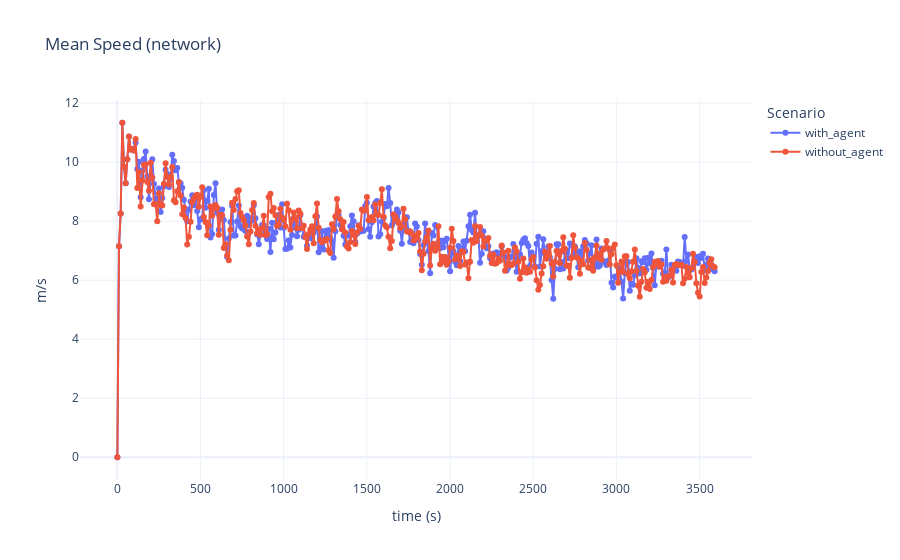
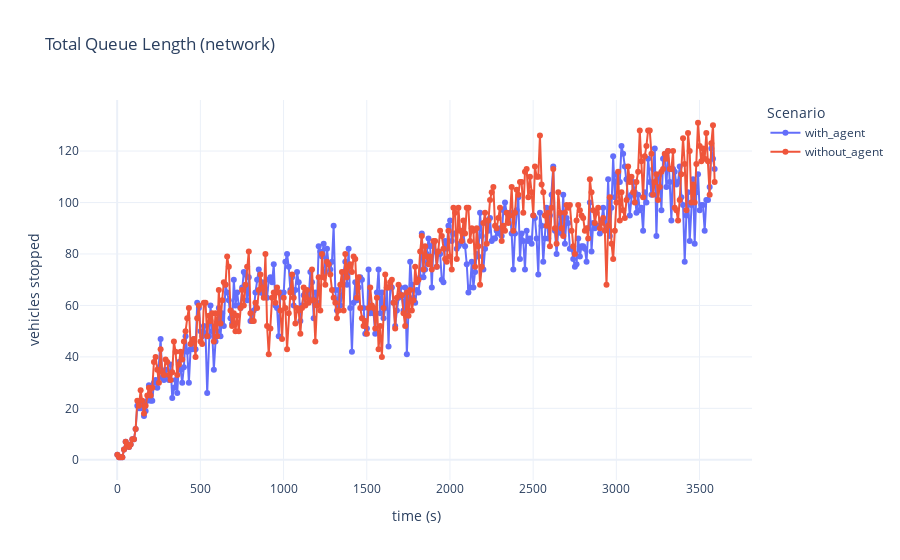
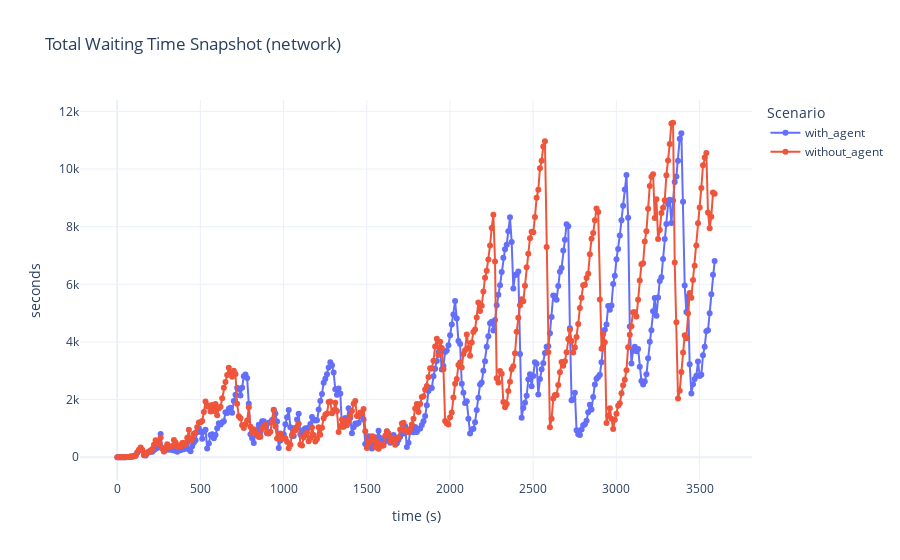
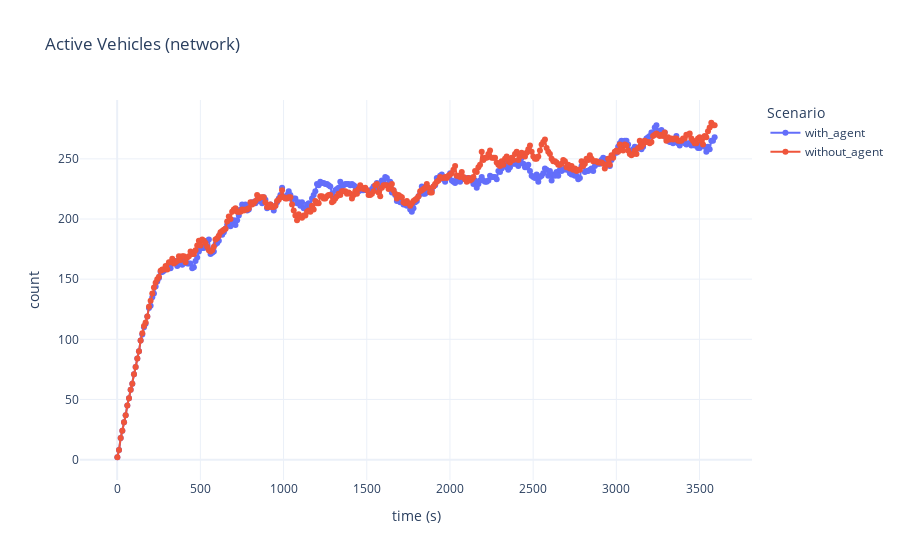

Notebook cell for these charts, in order:
### Markdown cell above
# Визуализации (сетевые метрики)

### Code cell
plot_network_metric(net_c, "mean_speed_network", "Mean Speed (network)", "m/s")
plot_network_metric(net_c, "total_queue_len", "Total Queue Length (network)", "vehicles stopped")
plot_network_metric(net_c, "total_waiting_time_snapshot", "Total Waiting Time Snapshot (network)", "seconds")
plot_network_metric(net_c, "active_vehicles", "Active Vehicles (network)", "count")

### Figure 1 — Plotly figure (JSON) as saved in the notebook; plotly's stock layout.template omitted (floating-point values rounded to 4 significant figures; data arrays with more than 128 entries replaced by an {"elided": "..."} marker saying what was removed)
{"data": [{"hovertemplate": "scenario=with_agent<br>time_rounded=%{x}<br>mean_speed_network=%{y}<extra></extra>", "legendgroup": "with_agent", "line": {"color": "#636efa", "dash": "solid"}, "marker": {"symbol": "circle"}, "mode": "lines+markers", "name": "with_agent", "orientation": "v", "showlegend": true, "type": "scatter", "x": {"elided": "360 int values"}, "xaxis": "x", "y": {"elided": "360 float values"}, "yaxis": "y"}, {"hovertemplate": "scenario=without_agent<br>time_rounded=%{x}<br>mean_speed_network=%{y}<extra></extra>", "legendgroup": "without_agent", "line": {"color": "#EF553B", "dash": "solid"}, "marker": {"symbol": "circle"}, "mode": "lines+markers", "name": "without_agent", "orientation": "v", "showlegend": true, "type": "scatter", "x": {"elided": "360 int values"}, "xaxis": "x", "y": {"elided": "360 float values"}, "yaxis": "y"}], "layout": {"legend": {"title": {"text": "Scenario"}, "tracegroupgap": 0}, "title": {"text": "Mean Speed (network)"}, "xaxis": {"anchor": "y", "domain": [0, 1], "title": {"text": "time (s)"}}, "yaxis": {"anchor": "x", "domain": [0, 1], "title": {"text": "m/s"}}}}

### Figure 2 — Plotly figure (JSON) as saved in the notebook; plotly's stock layout.template omitted (floating-point values rounded to 4 significant figures; data arrays with more than 128 entries replaced by an {"elided": "..."} marker saying what was removed)
{"data": [{"hovertemplate": "scenario=with_agent<br>time_rounded=%{x}<br>total_queue_len=%{y}<extra></extra>", "legendgroup": "with_agent", "line": {"color": "#636efa", "dash": "solid"}, "marker": {"symbol": "circle"}, "mode": "lines+markers", "name": "with_agent", "orientation": "v", "showlegend": true, "type": "scatter", "x": {"elided": "360 int values"}, "xaxis": "x", "y": {"elided": "360 int values"}, "yaxis": "y"}, {"hovertemplate": "scenario=without_agent<br>time_rounded=%{x}<br>total_queue_len=%{y}<extra></extra>", "legendgroup": "without_agent", "line": {"color": "#EF553B", "dash": "solid"}, "marker": {"symbol": "circle"}, "mode": "lines+markers", "name": "without_agent", "orientation": "v", "showlegend": true, "type": "scatter", "x": {"elided": "360 int values"}, "xaxis": "x", "y": {"elided": "360 int values"}, "yaxis": "y"}], "layout": {"legend": {"title": {"text": "Scenario"}, "tracegroupgap": 0}, "title": {"text": "Total Queue Length (network)"}, "xaxis": {"anchor": "y", "domain": [0, 1], "title": {"text": "time (s)"}}, "yaxis": {"anchor": "x", "domain": [0, 1], "title": {"text": "vehicles stopped"}}}}

### Figure 3 — Plotly figure (JSON) as saved in the notebook; plotly's stock layout.template omitted (floating-point values rounded to 4 significant figures; data arrays with more than 128 entries replaced by an {"elided": "..."} marker saying what was removed)
{"data": [{"hovertemplate": "scenario=with_agent<br>time_rounded=%{x}<br>total_waiting_time_snapshot=%{y}<extra></extra>", "legendgroup": "with_agent", "line": {"color": "#636efa", "dash": "solid"}, "marker": {"symbol": "circle"}, "mode": "lines+markers", "name": "with_agent", "orientation": "v", "showlegend": true, "type": "scatter", "x": {"elided": "360 int values"}, "xaxis": "x", "y": {"elided": "360 float values"}, "yaxis": "y"}, {"hovertemplate": "scenario=without_agent<br>time_rounded=%{x}<br>total_waiting_time_snapshot=%{y}<extra></extra>", "legendgroup": "without_agent", "line": {"color": "#EF553B", "dash": "solid"}, "marker": {"symbol": "circle"}, "mode": "lines+markers", "name": "without_agent", "orientation": "v", "showlegend": true, "type": "scatter", "x": {"elided": "360 int values"}, "xaxis": "x", "y": {"elided": "360 float values"}, "yaxis": "y"}], "layout": {"legend": {"title": {"text": "Scenario"}, "tracegroupgap": 0}, "title": {"text": "Total Waiting Time Snapshot (network)"}, "xaxis": {"anchor": "y", "domain": [0, 1], "title": {"text": "time (s)"}}, "yaxis": {"anchor": "x", "domain": [0, 1], "title": {"text": "seconds"}}}}

### Figure 4 — Plotly figure (JSON) as saved in the notebook; plotly's stock layout.template omitted (floating-point values rounded to 4 significant figures; data arrays with more than 128 entries replaced by an {"elided": "..."} marker saying what was removed)
{"data": [{"hovertemplate": "scenario=with_agent<br>time_rounded=%{x}<br>active_vehicles=%{y}<extra></extra>", "legendgroup": "with_agent", "line": {"color": "#636efa", "dash": "solid"}, "marker": {"symbol": "circle"}, "mode": "lines+markers", "name": "with_agent", "orientation": "v", "showlegend": true, "type": "scatter", "x": {"elided": "360 int values"}, "xaxis": "x", "y": {"elided": "360 int values"}, "yaxis": "y"}, {"hovertemplate": "scenario=without_agent<br>time_rounded=%{x}<br>active_vehicles=%{y}<extra></extra>", "legendgroup": "without_agent", "line": {"color": "#EF553B", "dash": "solid"}, "marker": {"symbol": "circle"}, "mode": "lines+markers", "name": "without_agent", "orientation": "v", "showlegend": true, "type": "scatter", "x": {"elided": "360 int values"}, "xaxis": "x", "y": {"elided": "360 int values"}, "yaxis": "y"}], "layout": {"legend": {"title": {"text": "Scenario"}, "tracegroupgap": 0}, "title": {"text": "Active Vehicles (network)"}, "xaxis": {"anchor": "y", "domain": [0, 1], "title": {"text": "time (s)"}}, "yaxis": {"anchor": "x", "domain": [0, 1], "title": {"text": "count"}}}}
